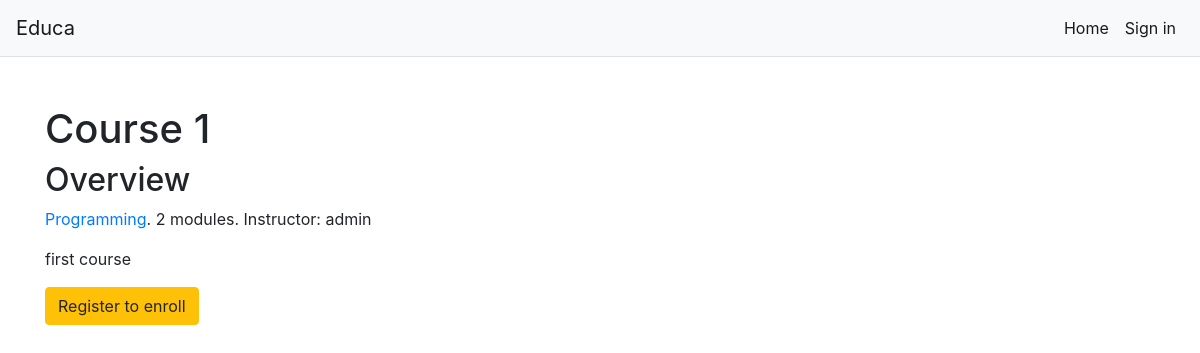
Page /course/course1/ on the committed database.
### courses/models.py (models this page shows, shortened)
class Course(models.Model):
    owner = models.ForeignKey(User,
                              related_name='courses_created',
                              on_delete=models.CASCADE)
    subject = models.ForeignKey(Subject,
                                related_name='courses',
                                on_delete=models.CASCADE)
    title = models.CharField(max_length=200)
    slug = models.SlugField(max_length=200, unique=True)
    overview = models.TextField()
    created = models.DateTimeField(auto_now_add=True)
    students = models.ManyToManyField(User,
                                      related_name='courses_joined',
                                      blank=True)
    class Meta:
        ordering = ['-created']

class Subject(models.Model):
    title = models.CharField(max_length=200)
    slug = models.SlugField(max_length=200, unique=True)
    class Meta:
        ordering = ['title']

### courses/views.py (the view)
class CourseDetailView(DetailView):
    model = Course
    template_name = 'courses/course/detail.html'
    def get_context_data(self, **kwargs):
        context = super(CourseDetailView,
                        self).get_context_data(**kwargs)
        context['enroll_form'] = CourseEnrollForm(
            initial={'course': self.object})
        return context

### courses/templates/courses/course/detail.html (shortened to what this page needs)
{% extends "base.html" %}
{% block content %}
    <div class="container my-5">
        {% with subject=course.subject %}
            <h1>
                {{ object.title }}
            </h1>
            <div class="module">
                <h2>Overview</h2>
                <p>
                    <a href="{% url "course_list_subject" subject.slug %}">
                        {{ subject.title }}</a>.
                    {{ course.modules.count }} modules.
                    Instructor: {{ course.owner.username }}
                </p>
                {{ object.overview|linebreaks }}
                {% if request.user.is_authenticated %}
                    <form action="{% url "student_enroll_course" %}" method="post">
                        {{ enroll_form }}
                        {% csrf_token %}
                        <input type="submit" class="btn btn-success" value="Enroll now">
                    </form>
                {% else %}
                    <a href="{% url "student_registration" %}" class="btn btn-warning">
                        Register to enroll
                    </a>
                {% endif %}
            </div>
        {% endwith %}
    </div>
{% endblock %}

### courses/static/courses/style.css (style rules this page uses)
* { margin: 0; padding: 0; }

### rows in the picture
Course: title "Course 1", modules.count "2", owner.username "admin", overview "first course"
Subject: title "Programming"
